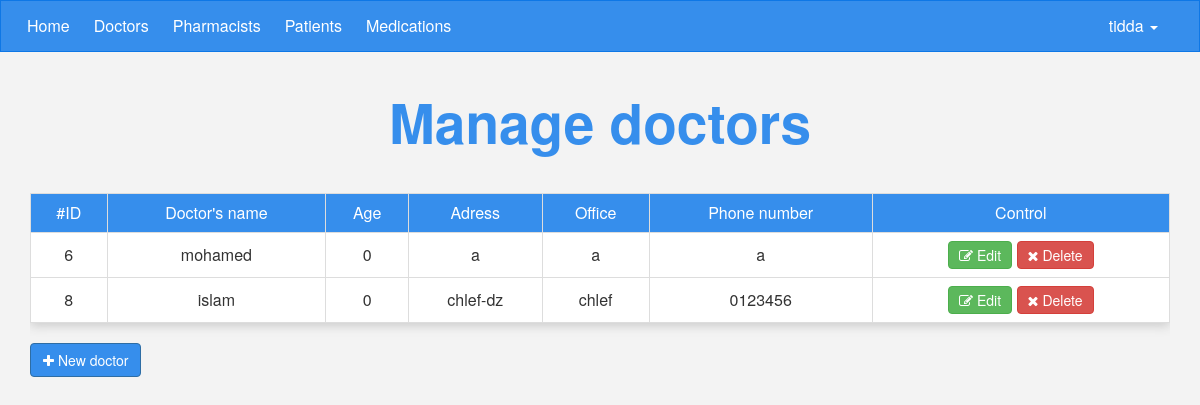
The page /admin/doctors.php (signed in) on the database as committed earlier.
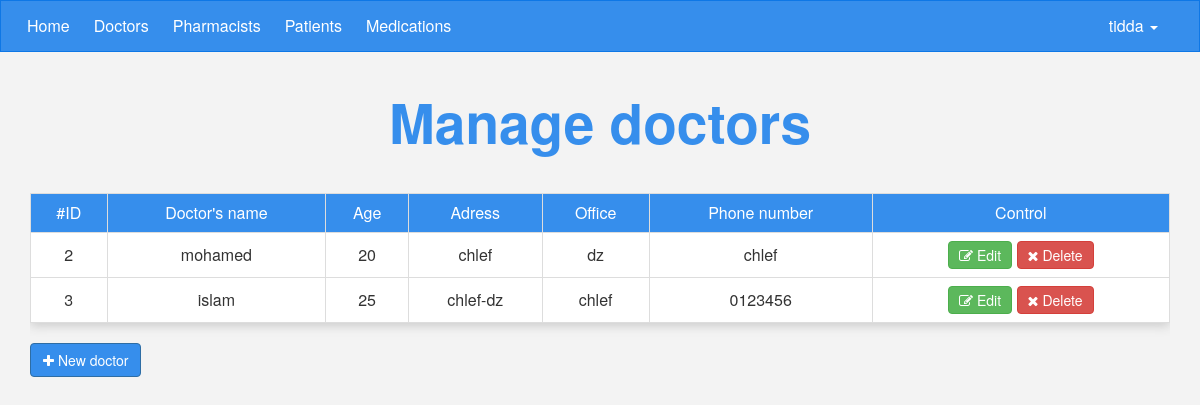
The same page on the database as committed later.
### tables this page shows
CREATE TABLE `doctors` (
  `D_id` int(11) NOT NULL,
  `D_name` varchar(255) NOT NULL,
  `D_password` varchar(255) NOT NULL,
  `age` int(11) NOT NULL,
  `adress` varchar(255) NOT NULL,
  `office` varchar(255) NOT NULL,
  `phone` varchar(255) NOT NULL,
  `groupID` int(11) NOT NULL DEFAULT '0',
  `description` text NOT NULL
);

### admin/doctors.php (the view, shortened to what this page needs)
<?php
  if (isset($_SESSION['ID'])){
 	include 'init.php';
	$do = isset($_GET['do']) ? $_GET['do'] : 'manage';
    if($do=='manage'){
    	$stmt = $con->prepare("SELECT * FROM PFE_DB.doctors WHERE groupID != 1");
		$stmt->execute();
        $rows = $stmt->fetchAll();
    	?>
     <h1 class="text-center">Manage doctors</h1>
     <div class="container">
     	<div class="table-responsive">
     		<table class="table table-bordered text-center main-table">
     			<tr>
     				<td>#ID</td>
     				<td>Doctor's name</td>
     				<td>Age</td>
     				<td>Adress</td>
     				<td>Office</td>
     				<td>Phone number</td>
     				<td>Control</td>
     			</tr>
     			<?php
     			   foreach($rows as $row){
     			   	echo '<tr class="'.$row["D_id"].'">';
                             echo '<td>'.$row["D_id"].'</td>';
                             echo '<td>'.$row["D_name"].'</td>';
                             echo '<td>'.$row["age"].'</td>';
                             echo '<td>'.$row["adress"].'</td>';
                             echo '<td>'.$row["office"].'</td>';
                             echo '<td>'.$row["phone"].'</td>';
                             echo '<td>
                                     <a href="?do=edit&D_id='.$row["D_id"].'" class="btn btn-success">
                                     <i class="fa fa-edit"></i> Edit</a>
                                     <a data-id="'.$row["D_id"].'" class="btn btn-danger confirm">
                                     <i class="fa fa-close"></i> Delete</a>
                                   </td';
     			   }
     			?>
     		</table>
     	</div>
     	<button class="bg-blue bg-blue-h add-doctor btn btn-primary"><i class="fa fa-plus"></i> New doctor</button>
     </div>
     <?Php
   }
     include $tpl . 'footer_end.php';
 }else{
 	header('Location: index.php');
    exit();
 } ?>

### admin/includes/tamplates/header.php (shortened to what this page needs)
<!DOCTYPE html>
<html>
<head>
	<link rel="stylesheet" href="<?php echo $nrl ?>bootstrap.min.css">
	<link rel="stylesheet" type="text/css" href="<?php echo $css ?>font-awesome.min.css">
	<link rel="stylesheet" type="text/css" href="<?php echo $css ?>backend.css">
</head>
<body>

### admin/init.php (shortened to what this page needs)
<?php
$tpl='includes/tamplates/';
$css='layouts/css/';
$nrl='layouts/css/';
 include $tpl."header.php";
 if(!isset($nonavbar)){ include $tpl."navbar.php";}
?>

### admin/includes/tamplates/navbar.php (shortened to what this page needs)
<nav class="navbar navbar-inverse bg-blue">
  <div class="container">
    <div class="navbar-header">
      <a class="navbar-brand bg-blue-h" href="dashboard.php">Home</a>
    </div>
    <div class="collapse navbar-collapse" id="app-nav">
      <ul class="nav navbar-nav">
        <li><a class="bg-blue-h" href="doctors.php">Doctors</a></li>
        <li><a class="bg-blue-h" href="pharmacists.php">Pharmacists</a></li>
        <li><a class="bg-blue-h" href="patients.php">Patients</a></li>
        <li><a class="bg-blue-h" href="mdications.php">Medications</a></li>
      </ul>
      <ul class="nav navbar-nav navbar-right">
        <li class="dropdown">
          <a href="#" class="bg-blue-f dropdown-toggle" data-toggle="dropdown" role="button" aria-haspopup="true" aria-expanded="false"><?php echo $_SESSION['username'] ?> <span class="caret"></span></a>
        </li>
      </ul>
    </div>
  </div>
</nav>

### admin/includes/tamplates/footer_end.php (shortened to what this page needs)
</body>
</html>

### admin/layouts/css/backend.css (style rules this page uses)
body { background-color: #F3F3F3; font-size: 16px; }
.navbar { border-radius: 0; margin-bottom: 0; }
.navbar-inverse { border-color: #0e77e6; }
.nav > li > a, .navbar-brand { padding: 15px 12px; }
.navbar-inverse .navbar-brand, .navbar-inverse .navbar-nav>li>a { color: #fff; }
.navbar-brand { font-size: 1em; }
.navbar-inverse .navbar-collapse { border-color:#5846e8; }
h1 { font-size: 55px; margin: 40px 0; font-weight: bold; color: #368eec ; }
.main-table { -webkit-box-shadow: 0 3px 10px #CCC; -moz-box-shadow: 0 3px 10px #CCC; box-shadow: 0 3px 10px #CCC; }
.main-table td { background-color: #FFF; vertical-align: middle !important; }
.main-table tr:first-child td { background-color: #368eec; color: #FFF; }
.main-table .btn { padding: 3px 10px; }
.bg-blue { background-color: #368eec !important; }

Rows that differ between the two databases and show on the page:
removed doctors: D_id "6", D_name "mohamed", age "0", adress "a", office "a", phone "a"
removed doctors: D_id "8", D_name "islam", age "0", adress "chlef-dz", office "chlef", phone "0123456"
added doctors: D_id "2", D_name "mohamed", age "20", adress "chlef", office "dz", phone "chlef"
added doctors: D_id "3", D_name "islam", age "25", adress "chlef-dz", office "chlef", phone "0123456"
